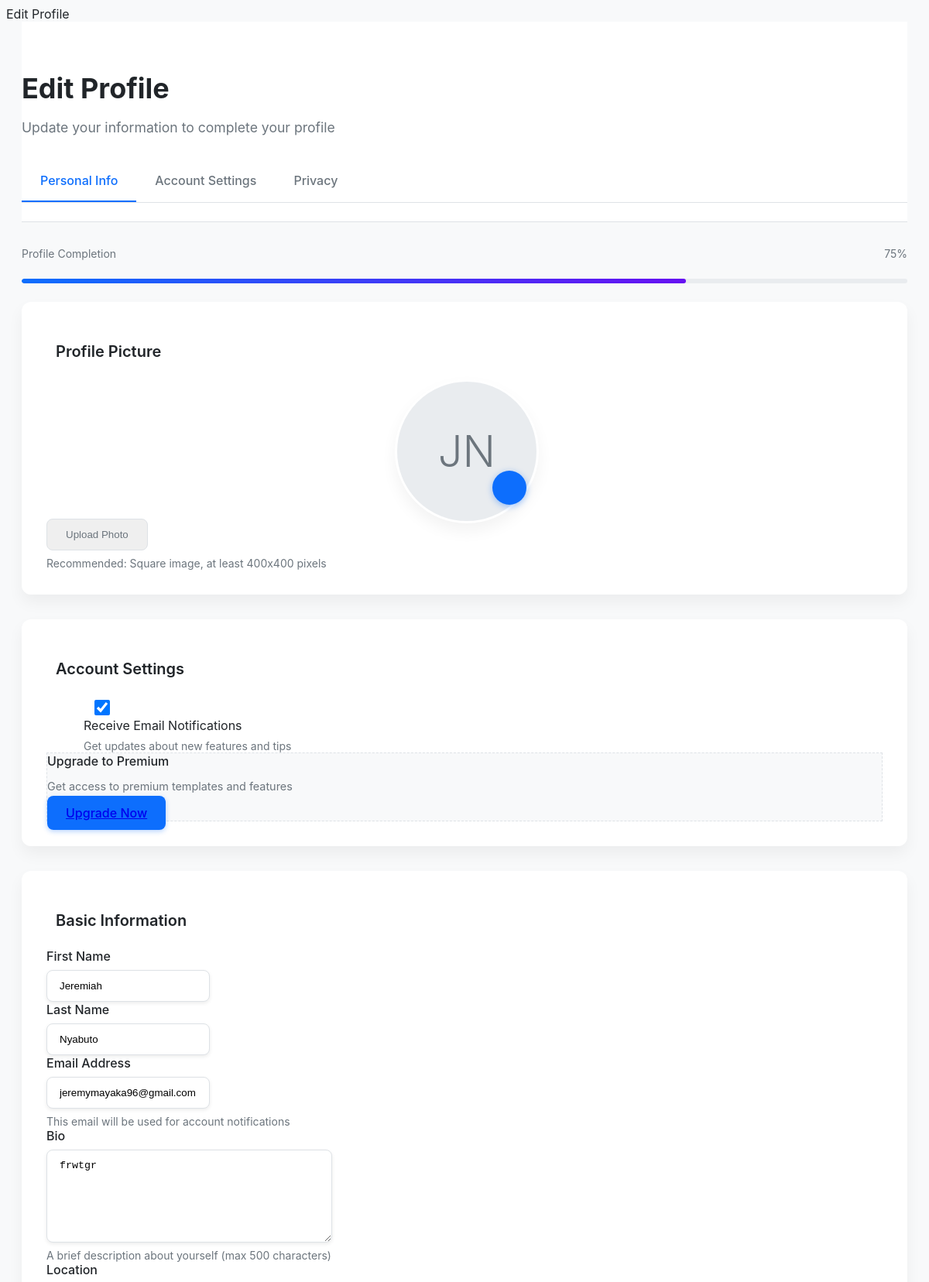
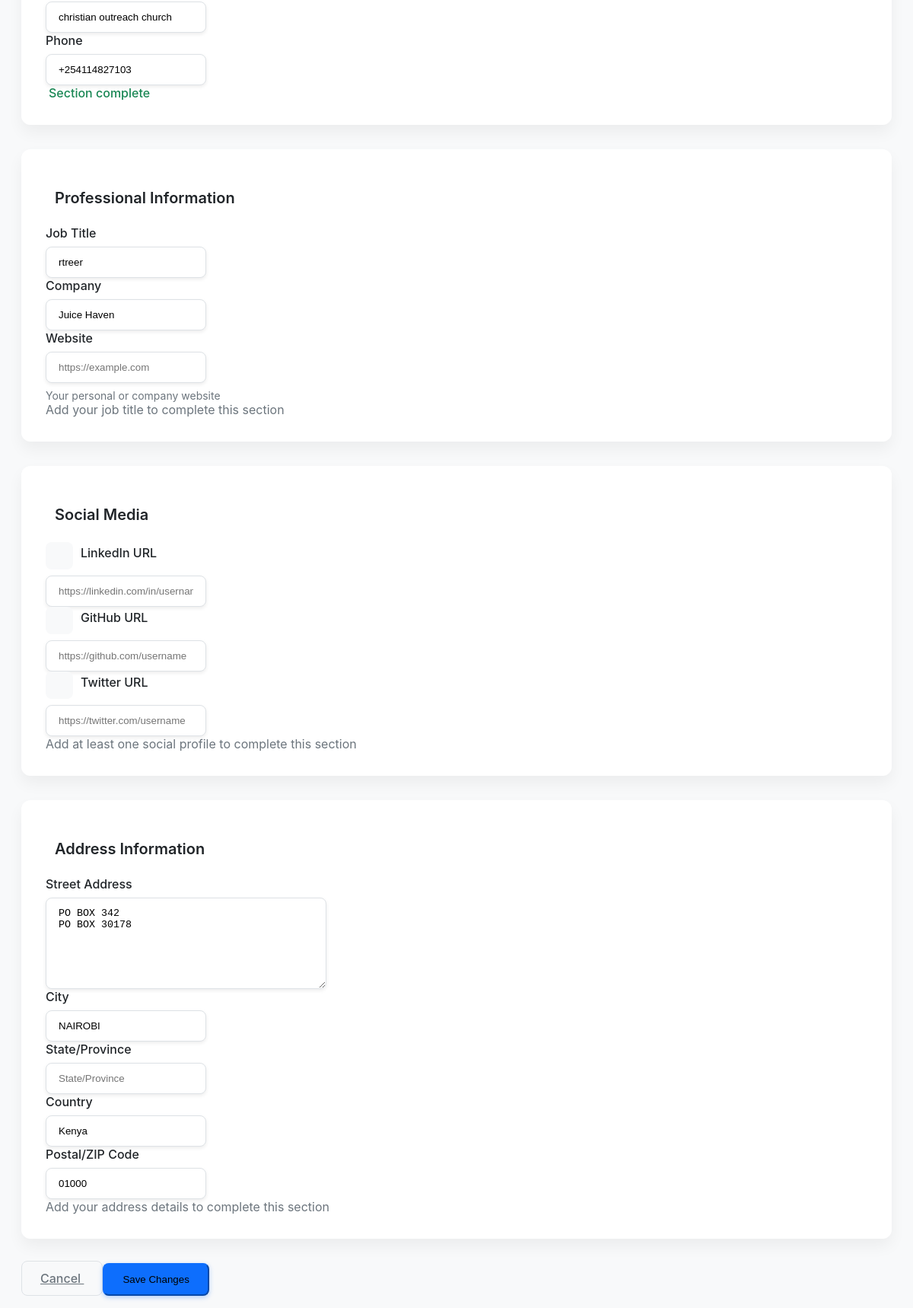
Page /accounts/profile/edit/ (signed in) on the committed database (2 pictures, top to bottom).
### accounts/models.py (models this page shows, shortened)
class User(AbstractUser):
    username = None
    email = models.EmailField(_('email address'), unique=True)
    bio = models.TextField(blank=True)
    profile_picture = models.ImageField(upload_to='profile_pics/', blank=True, null=True)
    date_of_birth = models.DateField(blank=True, null=True)
    phone_number = models.CharField(max_length=20, blank=True)
    groups = models.ManyToManyField(
        Group,
        verbose_name=_('groups'),
        blank=True,
        help_text=_(
            'The groups this user belongs to. A user will get all permissions '
            'granted to each of their groups.'
        ),
        related_name='custom_user_set',
        related_query_name='custom_user',
    )
    user_permissions = models.ManyToManyField(
        Permission,
        verbose_name=_('user permissions'),
        blank=True,
        help_text=_('Specific permissions for this user.'),
        related_name='custom_user_set',
        related_query_name='custom_user',
    )
    USERNAME_FIELD = 'email'
    REQUIRED_FIELDS = []
    objects = UserManager()

class UserProfile(models.Model):
    user = models.OneToOneField(User, on_delete=models.CASCADE, related_name='profile')
    bio = models.TextField(blank=True, help_text="A short bio about yourself")
    avatar = models.ImageField(upload_to='profile_avatars/', blank=True, null=True)
    location = models.CharField(max_length=100, blank=True)
    phone = models.CharField(max_length=20, blank=True)
    website = models.URLField(blank=True, help_text="Your personal or professional website")
    linkedin_url = models.URLField(blank=True, help_text="Your LinkedIn profile URL")
    github_url = models.URLField(blank=True, help_text="Your GitHub profile URL")
    twitter_url = models.URLField(blank=True, help_text="Your Twitter profile URL")
    address = models.TextField(blank=True)
    city = models.CharField(max_length=100, blank=True)
    state = models.CharField(max_length=100, blank=True)
    country = models.CharField(max_length=100, blank=True)
    postal_code = models.CharField(max_length=20, blank=True)
    job_title = models.CharField(max_length=100, blank=True)
    company = models.CharField(max_length=100, blank=True)
    has_premium_access = models.BooleanField(default=False)
    premium_expiry = models.DateField(null=True, blank=True)
    email_notifications = models.BooleanField(default=True)
    purchased_templates = models.ManyToManyField(ResumeTemplate, blank=True, related_name='purchased_by')
    subscription_active_until = models.DateTimeField(null=True, blank=True)

### accounts/views.py (the view)
# urls.py: path('profile/edit/', views.profile_edit, name='profile_edit'),
@login_required
def profile_edit(request):
    try:
        user_profile = UserProfile.objects.get(user=request.user)
    except UserProfile.DoesNotExist:
        messages.info(request, "Please create your profile first.")
        return redirect('create_profile')
    if request.method == 'POST':
        user_form = UserForm(request.POST, instance=request.user)
        profile_form = UserProfileForm(request.POST, request.FILES, instance=user_profile)
        if user_form.is_valid() and profile_form.is_valid():
            try:
                with transaction.atomic():
                    user_form.save()
                    profile_form.save()
                messages.success(request, 'Your profile was successfully updated!')
                return redirect('profile_view')
            except Exception as e:
                messages.error(request, f'An error occurred: {str(e)}')
        else:
            for field, errors in user_form.errors.items():
                for error in errors:
                    messages.error(request, f"{field}: {error}")
            for field, errors in profile_form.errors.items():
                for error in errors:
                    messages.error(request, f"{field}: {error}")
    else:
        user_form = UserForm(instance=request.user)
        profile_form = UserProfileForm(instance=user_profile)
    context = {
        'user_form': user_form,
        'profile_form': profile_form,
        'is_new_profile': False,
    }
    return render(request, 'accounts/profile_edit.html', context)

### templates/accounts/profile_edit.html (shortened to what this page needs)
{% load static %}
{% block content %}
<div class="page-container">
    <div class="edit-profile-header animate-fade-in">
        <div class="d-flex justify-content-between align-items-center">
            <div>
                <h1>Edit Profile</h1>
                <p class="lead">Update your information to complete your profile</p>
            </div>
        </div>
        <div class="profile-nav">
            <div class="profile-nav-item active">Personal Info</div>
            <div class="profile-nav-item">Account Settings</div>
            <div class="profile-nav-item">Privacy</div>
        </div>
    </div>
    <div class="completion-bar-container animate-fade-in delay-1">
        <div class="completion-text mb-2">
            <span>Profile Completion</span>
            <span>75%</span>
        </div>
        <div class="completion-bar">
            <div class="completion-progress" style="width: 75%"></div>
        </div>
    </div>
    <form method="post" enctype="multipart/form-data">
        <div class="row">
            <div class="col-lg-4 mb-4">
                <div class="form-section animate-fade-in delay-2">
                    <h3> Profile Picture</h3>
                    <div class="profile-avatar-container mb-4">
                        {% if user.profile.avatar %}
                        <img src="{{ user.profile.avatar.url }}" alt="{{ user.get_full_name }}" class="profile-avatar">
                        {% else %}
                        <div class="profile-avatar-placeholder">
                            {{ user.first_name|first|upper }}{{ user.last_name|first|upper }}
                        </div>
                        {% endif %}
                        <label for="id_avatar" class="avatar-edit-overlay">
                        </label>
                    </div>
                    <div class="text-center">
                        <button type="button" class="btn btn-outline-secondary" onclick="document.getElementById('id_avatar').click()">
                            Upload Photo
                        </button>
                        <div class="form-text mt-2">Recommended: Square image, at least 400x400 pixels</div>
                    </div>
                </div>
                <div class="form-section animate-fade-in delay-3">
                    <h3> Account Settings</h3>
                    <div class="form-check form-switch mb-4" style="padding-left: 3rem;">
                        {{ profile_form.email_notifications }}
                        <label class="form-check-label ms-2" for="id_email_notifications" style="font-weight: 400;">
                            Receive Email Notifications
                        </label>
                        <div class="form-text">Get updates about new features and tips</div>
                    </div>
                    {% if user.profile.has_premium_access %}
                    <div class="p-3 rounded-3" style="background-color: #fff9e6; border: 1px solid #ffe69c;">
                        <div class="d-flex align-items-center mb-2">
                            <i class="fas fa-crown me-2" style="color: #ffc107;"></i>
                            <span style="font-weight: 600; color: #664d03;">Premium Account</span>
                        </div>
                        {% if user.profile.premium_expiry %}
                        <div style="font-size: 0.9rem; color: #664d03;">
                            <i class="far fa-calendar-alt me-1"></i> Expires on: {{ user.profile.premium_expiry }}
                        </div>
                        {% endif %}
                    </div>
                    {% else %}
                    <div class="p-3 rounded-3 text-center" style="background-color: #f8f9fa; border: 1px dashed #dee2e6;">
                        <div style="font-weight: 500; margin-bottom: 0.5rem;">Upgrade to Premium</div>
                        <p style="font-size: 0.9rem; color: var(--text-muted); margin-bottom: 1rem;">
                            Get access to premium templates and features
                        </p>
                        <a href="#" class="btn btn-sm btn-primary">
                             Upgrade Now
                        </a>
                    </div>
                    {% endif %}
                </div>
            </div>
            <div class="col-lg-8">
                <div class="form-section animate-fade-in delay-2">
                    <h3> Basic Information</h3>
                    <div class="row">
                        <div class="col-md-6 mb-3">
                            <label for="id_first_name">First Name</label>
                            {{ user_form.first_name }}
                        </div>
                        <div class="col-md-6 mb-3">
                            <label for="id_last_name">Last Name</label>
                            {{ user_form.last_name }}
                        </div>
                    </div>
                    <div class="mb-3">
                        <label for="id_email">Email Address</label>
                        {{ user_form.email }}
                        <div class="form-text">This email will be used for account notifications</div>
                    </div>
                    <div class="mb-3">
                        <label for="id_bio">Bio</label>
                        {{ profile_form.bio }}
                        <div class="form-text">A brief description about yourself (max 500 characters)</div>
                    </div>
                    <div class="row">
                        <div class="col-md-6 mb-3">
                            <label for="id_location">
                                 Location
                            </label>
                            {{ profile_form.location }}
                        </div>
                        <div class="col-md-6 mb-3">
                            <label for="id_phone">
                                 Phone
                            </label>
                            {{ profile_form.phone }}
                        </div>
                    </div>
                    <div class="section-complete mt-3">
                         Section complete
                    </div>
                </div>
                <div class="form-section animate-fade-in delay-3">
                    <h3> Professional Information</h3>
                    <div class="row">
                        <div class="col-md-6 mb-3">
                            <label for="id_job_title">Job Title</label>
                            {{ profile_form.job_title }}
                        </div>
                        <div class="col-md-6 mb-3">
                            <label for="id_company">Company</label>
                            {{ profile_form.company }}
                        </div>
                    </div>
                    <div class="mb-3">
                        <label for="id_website">
                             Website
                        </label>
                        {{ profile_form.website }}
                        <div class="form-text">Your personal or company website</div>
                    </div>
                    <div class="section-incomplete mt-3">
                        Add your job title to complete this section
                    </div>
                </div>
                <div class="form-section animate-fade-in delay-4">
                    <h3> Social Media</h3>
                    <div class="mb-3">
                        <div class="social-icon-wrapper">
                            <div class="social-icon"></div>
                            <label for="id_linkedin_url">LinkedIn URL</label>
                        </div>
                        {{ profile_form.linkedin_url }}
                    </div>
                    <div class="mb-3">
                        <div class="social-icon-wrapper">
                            <div class="social-icon"></div>
                            <label for="id_github_url">GitHub URL</label>
                        </div>
                        {{ profile_form.github_url }}
                    </div>
                    <div class="mb-3">
                        <div class="social-icon-wrapper">
                            <div class="social-icon"></div>
                            <label for="id_twitter_url">Twitter URL</label>
                        </div>
                        {{ profile_form.twitter_url }}
                    </div>
                    <div class="section-incomplete mt-3">
                        Add at least one social profile to complete this section
                    </div>
                </div>
                <div class="form-section animate-fade-in delay-5">
                    <h3> Address Information</h3>
                    <div class="mb-3">
                        <label for="id_address">Street Address</label>
                        {{ profile_form.address }}
                    </div>
                    <div class="row">
                        <div class="col-md-6 mb-3">
                            <label for="id_city">City</label>
                            {{ profile_form.city }}
                        </div>
                        <div class="col-md-6 mb-3">
                            <label for="id_state">State/Province</label>
                            {{ profile_form.state }}
                        </div>
                    </div>
                    <div class="row">
                        <div class="col-md-6 mb-3">
                            <label for="id_country">Country</label>
                            {{ profile_form.country }}
                        </div>
                        <div class="col-md-6 mb-3">
                            <label for="id_postal_code">Postal/ZIP Code</label>
                            {{ profile_form.postal_code }}
                        </div>
                    </div>
                    <div class="section-incomplete mt-3">
                        Add your address details to complete this section
                    </div>
                </div>
                <div class="d-grid gap-2 d-md-flex justify-content-md-end mb-5 animate-fade-in delay-5">
                    <a href="{% url 'accounts:profile_view' %}" class="btn btn-outline-secondary me-md-2">
                         Cancel
                    </a>
                    <button type="submit" class="btn btn-primary">
                         Save Changes
                    </button>
                </div>
            </div>
        </div>
    </form>
</div>
{% endblock %}

### rows in the picture
User: first_name|first "J", last_name|first "N", first_name "Jeremiah", last_name "Nyabuto", email "jeremymayaka96@gmail.com"
UserProfile: email_notifications "☑", bio "frwtgr", location "christian outreach church", phone "+254114827103", job_title "rtreer", company "Juice Haven", address "PO BOX 342 PO BOX 30178", city "NAIROBI", country "Kenya", postal_code "01000"
